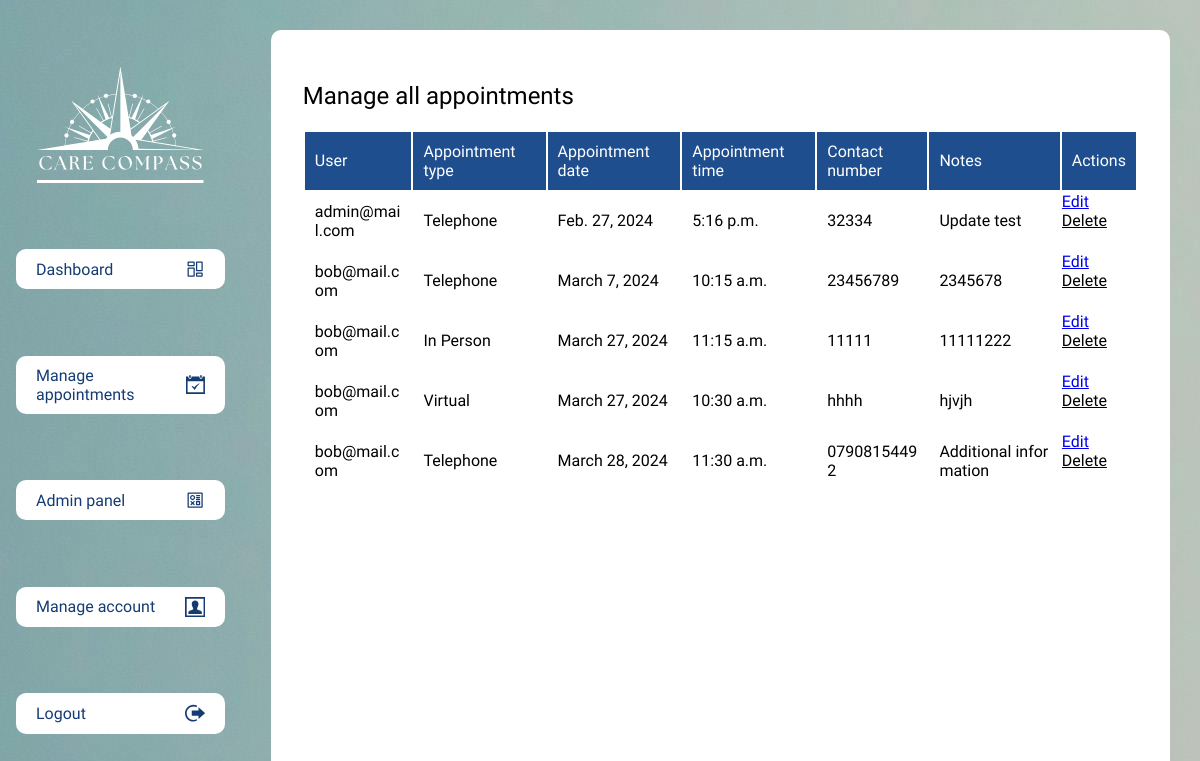
Page /appointments/admin_view/ (signed in) on the earlier database version.
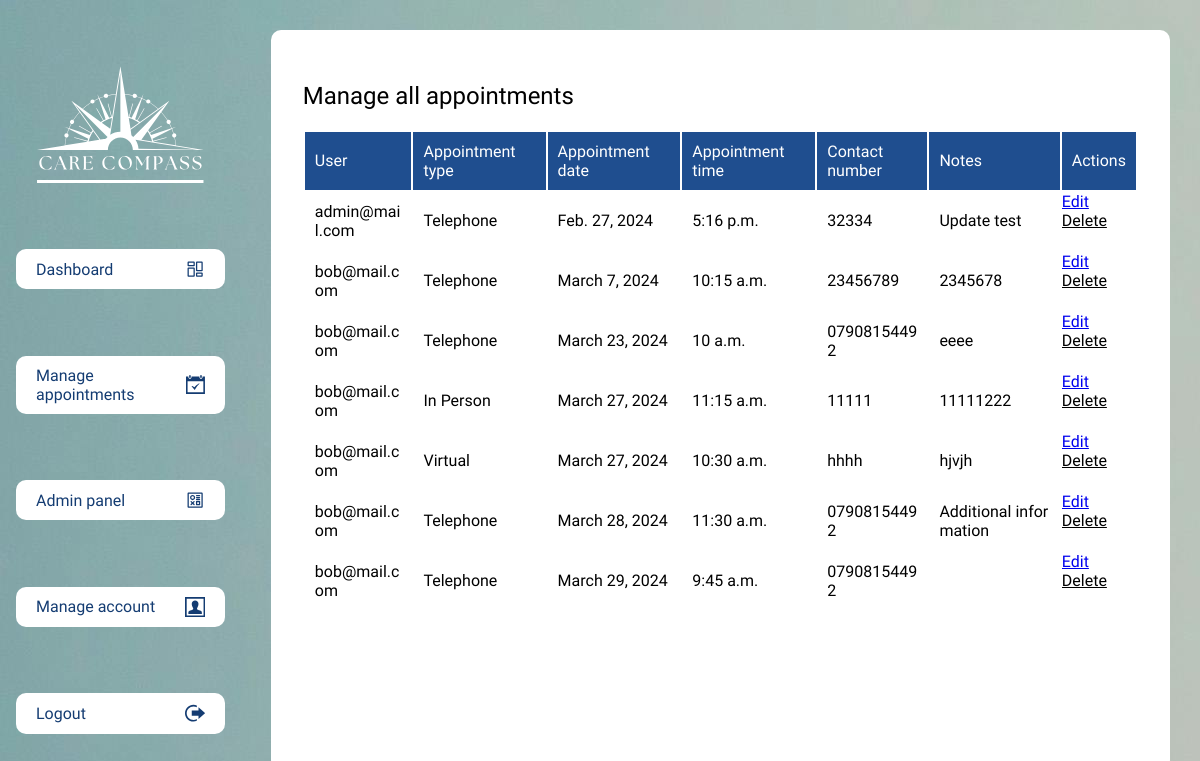
Same page on the later database version.
### appointments/models.py (models this page shows, shortened)
class Appointment(models.Model):
    user = models.ForeignKey(settings.AUTH_USER_MODEL, on_delete=models.CASCADE, related_name='appointments')
    appointment_type = models.CharField(max_length=100)
    date = models.DateField()
    time = models.TimeField()
    contact_number = models.CharField(max_length=15)
    user_notes = models.TextField(blank=True)
    admin_notes = models.TextField(blank=True)
    created_at = models.DateTimeField(auto_now_add=True)
    updated_at = models.DateTimeField(auto_now=True)

### accounts/models.py (models this page shows, shortened)
class User(AbstractBaseUser, PermissionsMixin):
    first_name = models.CharField(max_length=30)
    last_name = models.CharField(max_length=30)
    email = models.EmailField(unique=True)
    gp_code = models.CharField(max_length=30, blank=True, null=True)
    created_at = models.DateTimeField(auto_now_add=True)
    updated_at = models.DateTimeField(auto_now=True)
    is_admin = models.BooleanField(default=False)
    is_staff = models.BooleanField(default=False)
    USERNAME_FIELD = 'email'
    REQUIRED_FIELDS = ['first_name', 'last_name']
    objects = UserManager()

### appointments/views.py (the view)
# urls.py: path('admin_view/', views.admin_view_appointments, name='admin_view_appointments'),
@login_required
def admin_view_appointments(request):
    if request.user.is_admin:
        appointments = Appointment.objects.all().order_by('date')
        return render(request, 'appointments/admin_view_appointments.html', {'appointments': appointments})
    else:
        return redirect('some_error_page')

### templates/appointments/admin_view_appointments.html (shortened to what this page needs)
{% extends 'base.html' %} {% block content %}
<h2>Manage all appointments</h2>
<table>
  <tr>
    <th>User</th>
    <th>Appointment type</th>
    <th>Appointment date</th>
    <th>Appointment time</th>
    <th>Contact number</th>
    <th>Notes</th>
    <th>Actions</th>
  </tr>
  {% for appointment in appointments %}
  <tr>
    <td>{{ appointment.user }}</td>
    <td>{{ appointment.appointment_type }}</td>
    <td>{{ appointment.date }}</td>
    <td>{{ appointment.time }}</td>
    <td>{{ appointment.contact_number }}</td>
    <td>{{ appointment.user_notes }}</td>
    <td class="col">
      <a href="{% url 'appointments:edit_appointment' appointment.id %}" class="edit-btn">Edit</a>
      <a class="delete-btn" data-appointment-id="{{ appointment.id }}">Delete</a>
    </td>
  </tr>
  {% endfor %}
</table>
 {% endblock %}

Differences in the rows shown:
added Appointment: user "bob@mail.com", appointment_type "Telephone", date "March 23, 2024", time "10 a.m.", contact_number "07908154492", user_notes "eeee"
added Appointment: user "bob@mail.com", appointment_type "Telephone", date "March 29, 2024", time "9:45 a.m.", contact_number "07908154492"
